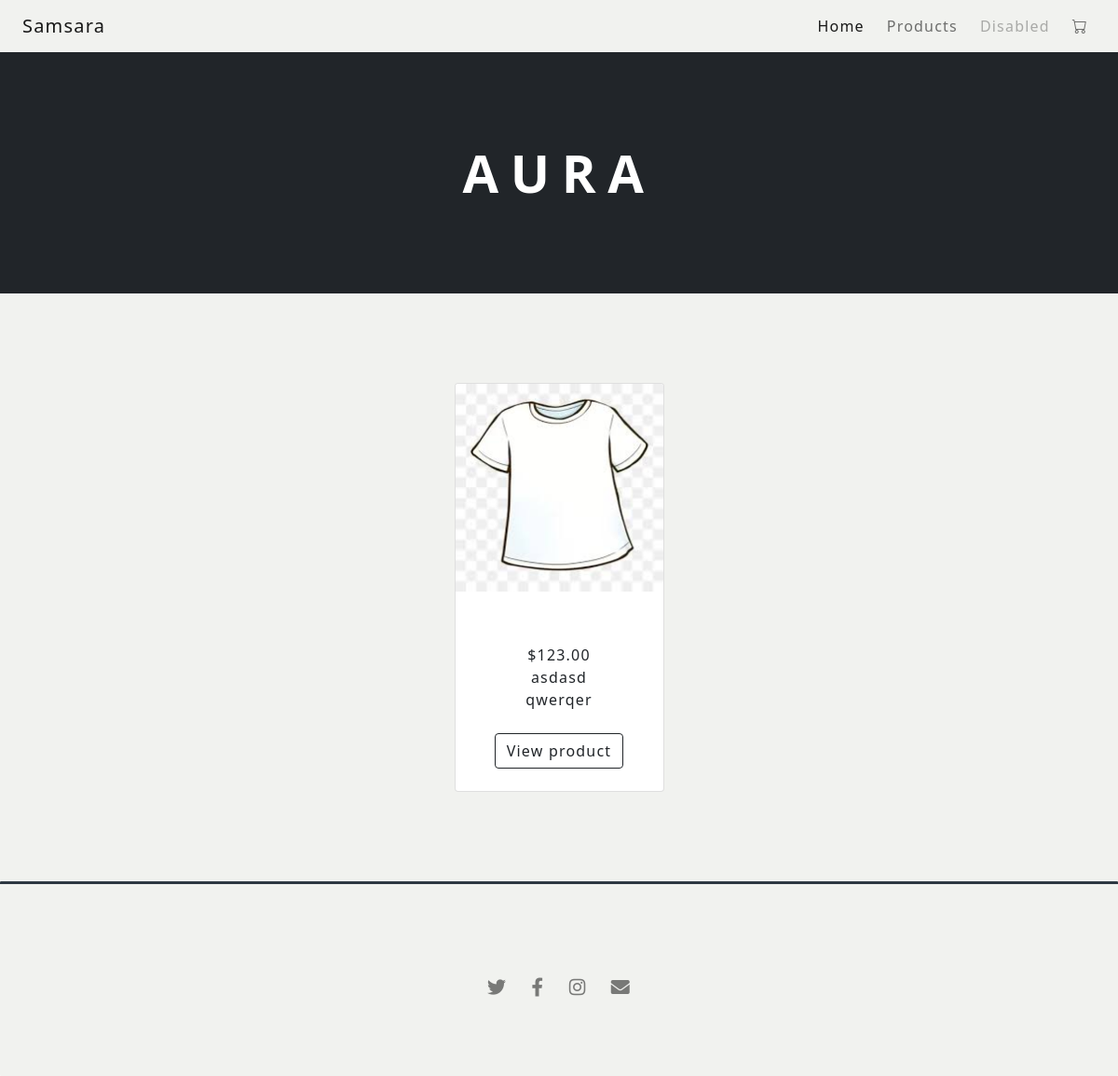
The app's page /store with its own data.
### store/models.py (models this page shows, shortened)
class Product(models.Model):
    name = models.CharField(max_length=50)
    price = models.DecimalField(default=0, decimal_places=2, max_digits=6)
    category = models.ForeignKey(Category, on_delete=models.CASCADE, default=1)
    description = models.CharField(max_length=250, default='', null=True, blank=True)
    image = models.ImageField(upload_to='uploads/product', null=True, blank=True)
    image_hover = models.ImageField(upload_to='uploads/hover', null=True, blank=True)
    is_sale = models.BooleanField(default=False)
    sale_price = models.DecimalField(default=0, decimal_places=2, max_digits=6)

class Category(models.Model):
    name = models.CharField(max_length=50)
    def __str__(self):
        return self.name
    class Meta:
        verbose_name_plural = 'Categories'

### store/views.py (the view)
# urls.py: path('', include('home.urls')),
def home(request):
    products = Product.objects.all()
    return render(request, 'home.html', {'products': products})

### cart/context_processors.py (called while the page is built)
def cart(request):
    return {'cart': Cart(request)}

### store/templates/home.html
{% extends 'base.html' %}
{% block content %}
        <header class="bg-dark py-5 set-color">
            <div class="container px-4 px-lg-5 my-5">
                <div class="text-center text-white">
                    <h1 class="display-4 fw-bolder">Aura</h1>
                </div>
            </div>
        </header>
        <section class="py-5 set-color">
            <div class="container px-4 px-lg-5 mt-5">
                <div class="row gx-4 gx-lg-5 row-cols-2 row-cols-md-3 row-cols-xl-4 justify-content-center">
                    {% for product in products %}
                        {% if product.is_sale %}
                        <div class="col mb-5">
                            <div class="card h-100">
                                <div class="badge bg-dark text-white position-absolute" style="top: 0.5rem; right: 0.5rem">
                                    Sale
                                </div>
                                <img class="card-img-top on-hover" src="{{product.image.url}}" alt="..." />
                            </div>
                        </div>
                        {% else %}
                            <div class="col mb-5">
                                <div class="card h-100">
                                    <img class="card-img-top on-hover" src="{{product.image.url}}" alt="..." />
                                    <div class="card-body p-4">
                                        <div class="text-center">
                                            <h5 class="fw-bolder">{{product.name}}</h5>
                                            ${{product.price}}
                                            <br/>
                                            {{product.description}}
                                            <br/>
                                            {{product.category}}
                                        </div>
                                    </div>
                                    <div class="card-footer p-4 pt-0 border-top-0 bg-transparent">
                                        <div class="text-center"><a class="btn btn-outline-dark mt-auto" href="{% url 'new_page' product.id %}">View product</a></div>
                                    </div>
                                </div>
                            </div>
                        {% endif %}
                    {% endfor %}
            </div>
        </section>
{% endblock %}

### static/css/main.css (style rules this page uses)
html, body, div, span, applet, object, iframe, h1, h2, h3, h4, h5, h6, p, blockquote, pre, a, abbr, acronym, address, big, cite, code, del, dfn, em, img, ins, kbd, q, s, samp, small, strike, strong, sub, sup, tt, var, b, u, i, center, dl, dt, dd, ol, ul, li, fieldset, form, label, legend, table, caption, tbody, tfoot, thead, tr, th, td, article, aside, canvas, details, embed, figure, figcaption, footer, header, hgroup, menu, nav, output, ruby, section, summary, time, mark, audio, video { margin: 0; padding: 0; border: 0; font-size: 100%; font: inherit; vertical-align: baseline; }
article, aside, details, figcaption, figure, footer, header, hgroup, menu, nav, section { display: block; }
body { line-height: 1; }
.set-color { background-color: #f1f2ef; }
body { -webkit-text-size-adjust: none; }
html { box-sizing: border-box; }
*, *:before, *:after { box-sizing: inherit; }
body { background: #2e3842; }
body, input, select, textarea { color: #fff; font-family: "Open Sans", Helvetica, sans-serif; font-size: 15pt; font-weight: 400; letter-spacing: 0.075em; line-height: 1.65em; }
@media screen and (max-width: 1680px) { body, input, select, textarea { font-size: 13pt; } }
@media screen and (max-width: 1280px) { body, input, select, textarea { font-size: 12pt; } }
h1, h2, h3, h4, h5, h6 { color: #fff; font-weight: 800; letter-spacing: 0.225em; line-height: 1em; margin: 0 0 1em 0; text-transform: uppercase; }
h5 { font-size: 0.8em; line-height: 1.5em; }
.row { display: flex; flex-wrap: wrap; box-sizing: border-box; align-items: stretch; }
.row > * { box-sizing: border-box; }
.row { margin-top: 0; margin-left: -1.5em; }
.row > * { padding: 0 0 0 1.5em; }
@media screen and (max-width: 1680px) { .row { display: flex; flex-wrap: wrap; box-sizing: border-box; align-items: stretch; } }
@media screen and (max-width: 1680px) { .row > * { box-sizing: border-box; } }
@media screen and (max-width: 1680px) { .row { margin-top: 0; margin-left: -1.5em; } }
@media screen and (max-width: 1680px) { .row > * { padding: 0 0 0 1.5em; } }
@media screen and (max-width: 1280px) { .row { display: flex; flex-wrap: wrap; box-sizing: border-box; align-items: stretch; } }
@media screen and (max-width: 1280px) { .row > * { box-sizing: border-box; } }
@media screen and (max-width: 1280px) { .row { margin-top: 0; margin-left: -1.5em; } }
@media screen and (max-width: 1280px) { .row > * { padding: 0 0 0 1.5em; } }

### records on screen
Product: image (picture), price "123.00", description "asdasd", category "qwerqer"
